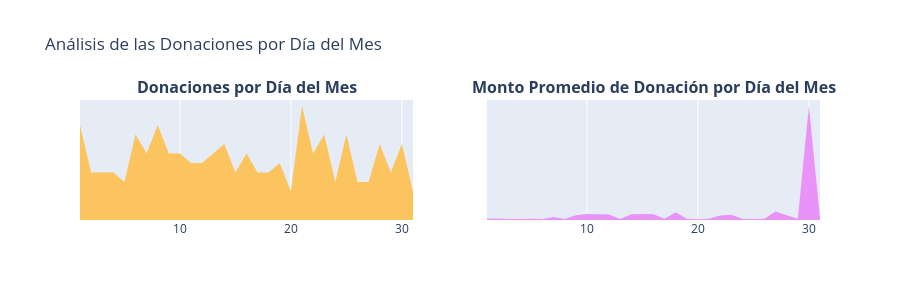

The cell this chart's notebook holds for it:
### Markdown cell above
> * La mayor cantidad de donaciones se recibe en el mes de **agosto con 577,274 donaciones**, seguido por el mes de **septiembre con 518,908 donaciones**, mientras que el menor número de donaciones se registra en el mes de **junio con 191,221 donaciones** y en el mes de **mayo con 243,440 donaciones** (debido probablemente al periodo de verano y vacaciones). El monto promedio de donación más alto se recibe en el mes de diciembre con **USD 80**, mientras que el más bajo se registra en el mes de julio siendo equivalente a **USD 51**. En general, el monto promedio de donación por año es cercano a los USD 59.

---

### Donaciones por Día del Mes
* **3.4.5** Número de Donaciones por Día del Mes
* **3.4.6** Promedio de Donaciones por Día del Mes

### Code cell
# Análisis de las donaciones por día del mes

t3 = donations_df.groupby(['Donation Day']).agg({
    'Donation Year': 'count',
    'Donation Amount': 'mean'
}).reset_index().rename(columns={
    'Donation Year': 'Total Donations',
    'Donation Amount': 'Average Amount'
})

x = t3['Donation Day']
y1 = t3['Total Donations']
y2 = t3['Average Amount']

trace1 = go.Scatter(
    x=x,
    y=y1,
    fill='tozeroy',
    fillcolor='#fcc45f',
    mode='none'
)

trace2 = go.Scatter(
    x=x,
    y=y2,
    fill='tozeroy',
    fillcolor="#e993f9",
    mode='none'
)

fig = tools.make_subplots(
    rows=1,
    cols=2,
    print_grid=False,
    subplot_titles=[
        "<b>Donaciones por Día del Mes</b>",
        "<b>Monto Promedio de Donación por Día del Mes</b>"
    ]
)

fig.append_trace(trace1, 1, 1)
fig.append_trace(trace2, 1, 2)

fig['layout'].update(
    height=300,
    showlegend=False,
    title="Análisis de las Donaciones por Día del Mes",
    yaxis=dict(
        autorange=True,
        showgrid=False,
        zeroline=False,
        showline=False,
        ticks='',
        showticklabels=False
    ),
    yaxis2=dict(
        autorange=True,
        showgrid=False,
        zeroline=False,
        showline=False,
        ticks='',
        showticklabels=False
    )
)

iplot(fig)

### Figure 1 — Plotly figure (JSON) as saved in the notebook; plotly's stock layout.template omitted (floating-point values rounded to 4 significant figures)
{"data": [{"fill": "tozeroy", "fillcolor": "#fcc45f", "mode": "none", "type": "scatter", "x": [1, 2, 3, 4, 5, 6, 7, 8, 9, 10, 11, 12, 13, 14, 15, 16, 17, 18, 19, 20, 21, 22, 23, 24, 25, 26, 27, 28, 29, 30, 31], "xaxis": "x", "y": [10, 5, 5, 5, 4, 9, 7, 10, 7, 7, 6, 6, 7, 8, 5, 7, 5, 5, 6, 3, 12, 7, 9, 4, 9, 4, 4, 8, 5, 8, 3], "yaxis": "y"}, {"fill": "tozeroy", "fillcolor": "#e993f9", "mode": "none", "type": "scatter", "x": [1, 2, 3, 4, 5, 6, 7, 8, 9, 10, 11, 12, 13, 14, 15, 16, 17, 18, 19, 20, 21, 22, 23, 24, 25, 26, 27, 28, 29, 30, 31], "xaxis": "x2", "y": [82.3, 101.2, 73.38, 64.11, 85.02, 72.91, 199.4, 58.8, 318.7, 390.5, 388.3, 366.8, 67.0, 376.3, 390.5, 378.3, 89.65, 518.6, 88.77, 54.7, 84.4, 299.1, 344.8, 90.74, 72.81, 81.02, 569.0, 312.0, 83.07, 7545.0, 93.53], "yaxis": "y2"}], "layout": {"annotations": [{"font": {"size": 16}, "showarrow": false, "text": "<b>Donaciones por Día del Mes</b>", "x": 0.225, "xanchor": "center", "xref": "paper", "y": 1, "yanchor": "bottom", "yref": "paper"}, {"font": {"size": 16}, "showarrow": false, "text": "<b>Monto Promedio de Donación por Día del Mes</b>", "x": 0.775, "xanchor": "center", "xref": "paper", "y": 1, "yanchor": "bottom", "yref": "paper"}], "height": 300, "showlegend": false, "title": {"text": "Análisis de las Donaciones por Día del Mes"}, "xaxis": {"anchor": "y", "domain": [0, 0.45]}, "xaxis2": {"anchor": "y2", "domain": [0.55, 1]}, "yaxis": {"anchor": "x", "autorange": true, "domain": [0, 1], "showgrid": false, "showline": false, "showticklabels": false, "ticks": "", "zeroline": false}, "yaxis2": {"anchor": "x2", "autorange": true, "domain": [0, 1], "showgrid": false, "showline": false, "showticklabels": false, "ticks": "", "zeroline": false}}}
